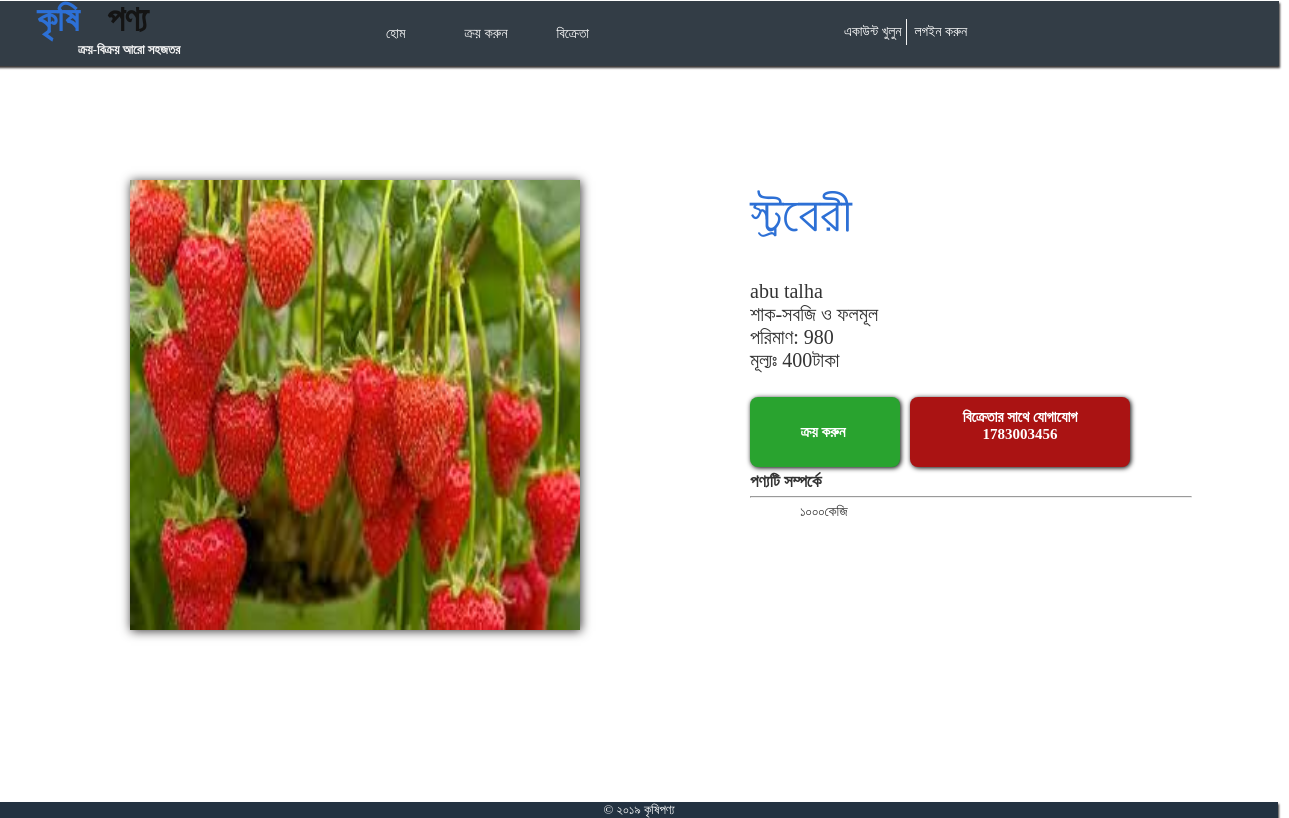
The page /info_art.php?id=14 on the database its author committed.
### tables this page shows
CREATE TABLE `art_work` (
  `ART_ID` int(11) NOT NULL,
  `USER_ID` int(11) NOT NULL,
  `ART_TITLE` varchar(50) NOT NULL,
  `ART_DESCRIPTION` longtext DEFAULT NULL,
  `ART_PRICE` int(11) NOT NULL,
  `ART_DATE` date NOT NULL,
  `ART_WIDTH` int(11) NOT NULL,
  `ART_HEIGHT` int(11) NOT NULL,
  `ART_THICKNESS` int(11) NOT NULL,
  `ART_CATEGORY` varchar(20) NOT NULL,
  `ART_MEDIA` varchar(20) NOT NULL,
  `ART_STATUS` varchar(20) NOT NULL,
  `art_stock` int(50) NOT NULL,
  `COMMENT_ID` int(11) DEFAULT NULL,
  `ART_IMAGEPATH` varchar(100) NOT NULL
);

CREATE TABLE `user` (
  `USER_ID` int(10) NOT NULL,
  `username` varchar(50) NOT NULL,
  `password` varchar(50) NOT NULL,
  `USER_FNAME` varchar(30) NOT NULL,
  `USER_MNAME` varchar(30) DEFAULT NULL,
  `USER_LNAME` varchar(30) NOT NULL,
  `USER_GENDER` varchar(10) NOT NULL,
  `USER_AGE` int(11) NOT NULL,
  `USER_BDAY` date NOT NULL,
  `USER_CONTACT` bigint(11) NOT NULL,
  `USER_MUNICIPAL` varchar(50) DEFAULT NULL,
  `USER_PROVINCE` varchar(50) DEFAULT NULL,
  `USER_ZIPCODE` varchar(10) DEFAULT NULL,
  `USER_BRGY` varchar(50) DEFAULT NULL,
  `USER_STREET` varchar(50) DEFAULT NULL,
  `USER_HOUSE_NUMBER` varchar(10) DEFAULT NULL,
  `user_email` varchar(100) NOT NULL,
  `USER_TYPE` varchar(20) NOT NULL,
  `User_imagepath` varchar(50) DEFAULT NULL
);

### info_art.php (the view, shortened to what this page needs)
<?php include("includes/connection.php");
include("includes/head.php");
  ?>
<!DOCTYPE html>
<html>
<head>
	<link rel="stylesheet" href="font.css">
</head>
        <?php  $user_id = $_SESSION['USER_ID'];
        $art_id = $_GET['id'];
        ?>
<body style="margin-bottom: 20px;">
    <div class="border">
<form action="shipping.php" method="POST">
<?php
$query_category1="SELECT ART_IMAGEPATH,art_category FROM art_work WHERE art_id = '$art_id'";
        $result_category1 = mysqli_query($conn,$query_category1);
        while($row=mysqli_fetch_array($result_category1)){
            echo '<a href= "pictures/arts/'.$row['ART_IMAGEPATH'].'"> <img class="img" src="pictures/arts/'.$row['ART_IMAGEPATH'].'" ></a><br />';
        }
$query_category="SELECT art_work.art_id, art_work.art_title,art_work.art_price, user.user_fname, user.user_mname,user.user_lname,art_work.art_description,art_work.art_imagepath,art_work.art_width,art_work.art_height,art_work.art_media,art_work.art_category,user.user_contact,art_work.art_thickness,art_work.art_status,art_work.art_stock
                         FROM art_work,user
                        where art_work.user_id = user.user_id AND
                            art_id = '$art_id'";
        $result_category = mysqli_query($conn,$query_category);
        while($row=mysqli_fetch_array($result_category)){
            echo '<p class="head-title" >'. $row['art_title'].'</p>
                  <p class="artist">'.$row['user_fname'].' '.$row['user_mname'].' '.$row['user_lname'].'<br>'.$row['art_category'].'<br>পরিমাণ: '.$row['art_stock'].'<br>মূল্যঃ '.$row['art_price'].'টাকা </p><br><br>';
if($row['art_status'] == 'SOLD'){
    echo '<p class="soldbutton">'.$row['art_status'].' for<br> &#8750;'.$row['art_price'].'.00</form>';
}
else if($row['art_status'] == 'AVAILABLE' && $row['art_stock'] == 0){
       echo '<p class="soldbutton"> SOLD OUT <br> Php. '.$row['art_price'].'</form>';
     }
else{
       echo '<input  class="buybutton" type="submit" name="buy" value="ক্রয় করুন "></form>';
     }
echo '
           <br><br><p class="contact"> বিক্রেতার সাথে যোগাযোগ<br>'.$row['user_contact'].
                 '<hr class="hr"><p class="about">পণ্যটি সম্পর্কে</p>  <br><br> <p class="desc">'.$row['art_description'];
$sql11 = "SELECT AVG(rating_value) FROM rating WHERE art_id = '$art_id'";
    $result_category21 = mysqli_query($conn,$sql11);
while($row21 = mysqli_fetch_array($result_category21)){
           echo '<h1 class="rate1">'.$row21['AVG(rating_value)'].'</h1></div>';
}
}
     echo '<div id = "post-comment">
                        <form name="comment" method="post" action="comment_action.php?art_id='.$art_id.'" onSubmit="">
                           <table width="500" border="0" cellspacing="3" cellpadding="3" style="">';
            ?>
</body>
</html>

### includes/head.php (style rules this page uses)
body { margin:0 auto; height: 100%; width: 100%; margin-right: 0px; background: url(pictures/ForBackground.jpg) no-repeat fixed; background-size: cover; }
.img { cursor: pointer; position: absolute; top:1.5px; left: 3px; width:70px; height: 60px; z-index: 1; }

### includes/footer.php (style rules this page uses)
body { margin-bottom: auto; }

### info_art.php (style rules this page uses)
.border { position: absolute; top: 130px; left: 50px; width:1180px; height: 650px; border-radius: 12px; float: left; border: 1px solid none; background-color: white; }
.img { position: absolute; left: 80px; top: 50px; width:450px; height: 450px; box-shadow: 1px 1px 10px 0px rgb( 55, 52, 52 ); }
.head-title { font-family: "mukti" !important; font-size: 45px; color: #2d70d5; position: absolute; font-variant: small-caps; left: 700px; top: 10px; }
.artist { font-size: 20px; font-family: "Yu Gothic UI Light"; color: #333333; position: absolute; left: 700px; top: 130px; z-index: 3; }
.buybutton { cursor: pointer; border-radius: 8px; font-family: "Yu Gothic UI Light"; color: white; font-size: 15px; font-weight: bold; text-align: center; border: none; box-shadow: 1px 1px 5px 0px rgb(0, 0, 1); margin-top: 20px; margin-right: 30px; background-color: #29a32f; position: absolute; top: 247px; right: 300px; width: 150px; height: 70px; z-index: 50; }
.contact { border-radius: 8px; border: none; box-shadow: 1px 1px 5px 0px rgb(0, 0, 1); background-color: #aa1313; font-family: "Yu Gothic UI Light"; color: white; text-align: center; font-size: 15px; font-weight: bold; padding: 12px 10px 8px 10px; position: absolute; top: 252px; right: 100px; width: 200px; height: 50px; z-index: 30; }
.hr { position: absolute; top: 358px; left: 700px; width: 440px; z-index: 40; }
.about { font-size: 17px; font-family: "Yu Gothic UI Light"; color: #333333; position: absolute; left: 700px; top: 325px; height: 35px; z-index: 3; font-weight: bold; }
.desc { font-size: 14px; font-family: "Yu Gothic UI Light"; text-align: justify; text-indent: 50px; color: #333333; position: absolute; left: 700px; top: 360px; width:450px; height: 240px; z-index: 1; overflow: scroll; }
#post-comment { font-size: 14px; font-family: "Yu Gothic UI Light"; font-size: 100%; color: black; position: relative; left: 35px; top: 800px; margin-bottom: -100px; z-index: 10; }

### rows shown on the page
art_work: ART_IMAGEPATH (picture), ART_TITLE "স্ট্রবেরী", USER_ID.USER_FNAME "abu", USER_ID.USER_LNAME "talha", ART_CATEGORY "শাক-সবজি ও ফলমূল", art_stock "980", ART_PRICE "400", USER_ID.USER_CONTACT "1783003456", ART_DESCRIPTION "১০০০কেজি"
